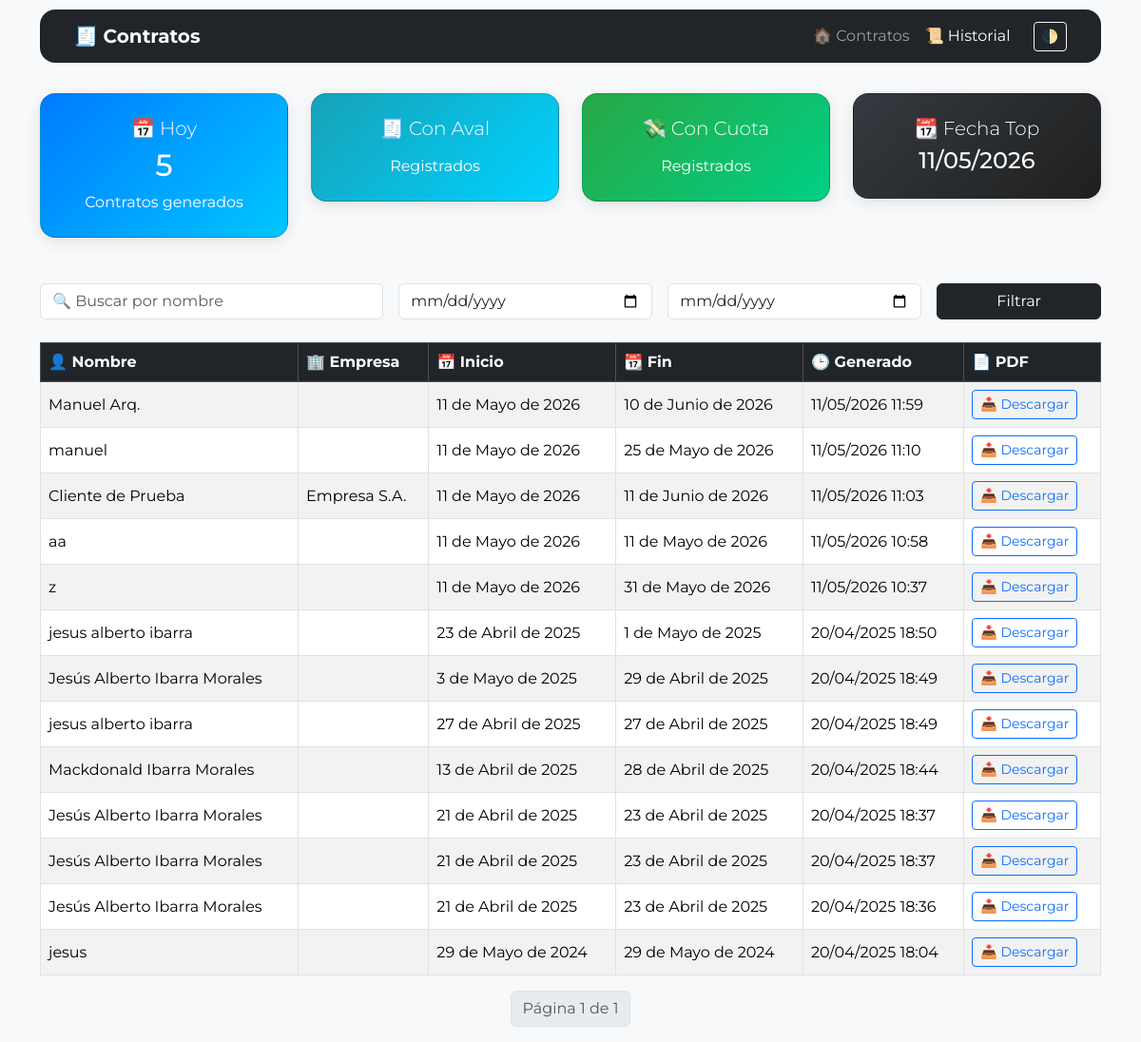
The page /historial/ on the database its author committed.
### generador/models.py (models this page shows, shortened)
class Contrato(models.Model):
    MESES_GARANTIA_CHOICES = [
        (3, '3 meses'),
        (6, '6 meses'),
        (12, '12 meses'),
    ]
    VIGENCIA_CHOICES = [
        (15, '15 días'),
        (30, '30 días'),
    ]
    nombre = models.CharField("Nombre del cliente", max_length=100)
    empresa_cliente = models.CharField("Empresa del cliente", max_length=150, blank=True)
    telefono_cliente = models.CharField("Teléfono del cliente", max_length=40, blank=True)
    email_cliente = models.EmailField("Email del cliente", blank=True)
    direccion_cliente = models.CharField("Dirección del cliente", max_length=200, blank=True)
    descripcion = models.TextField("Descripción del servicio", blank=True)
    fecha_inicio = models.DateField("Fecha de inicio", default=date.today)
    fecha_fin = models.DateField("Fecha de fin")
    dias_entrega = models.PositiveIntegerField("Días de entrega", default=30)
    meses_garantia = models.PositiveIntegerField("Meses de garantía", choices=MESES_GARANTIA_CHOICES, default=6)
    vigencia_dias = models.PositiveIntegerField("Días de vigencia", choices=VIGENCIA_CHOICES, default=30)
    monto_total = models.DecimalField("Monto total del servicio", max_digits=12, decimal_places=2, default=0)
    observaciones = models.TextField("Observaciones", blank=True)
    fecha_creacion = models.DateTimeField(auto_now_add=True)

### generador/views.py (the view)
# urls.py: path('historial/', historial_contratos, name='historial_contratos')
def historial_contratos(request):
    query = request.GET.get('q', '')
    fecha_inicio = request.GET.get('fecha_inicio')
    fecha_fin = request.GET.get('fecha_fin')
    contratos = Contrato.objects.all()
    if query:
        contratos = contratos.filter(
            Q(nombre__icontains=query) | Q(empresa_cliente__icontains=query)
        )
    if fecha_inicio:
        contratos = contratos.filter(fecha_creacion__date__gte=fecha_inicio)
    if fecha_fin:
        contratos = contratos.filter(fecha_creacion__date__lte=fecha_fin)
    paginator = Paginator(contratos.order_by('-fecha_creacion'), 25)
    page_number = request.GET.get('page')
    page_obj = paginator.get_page(page_number)
    hoy = datetime.today().date()
    total_hoy = Contrato.objects.filter(fecha_creacion__date=hoy).count()
    fechas_populares = Contrato.objects.values('fecha_inicio').annotate(total=Count('id')).order_by('-total')[:1]
    return render(request, 'historial.html', {
        'page_obj': page_obj,
        'query': query,
        'fecha_inicio': fecha_inicio,
        'fecha_fin': fecha_fin,
        'total_hoy': total_hoy,
        'fecha_top': fechas_populares[0]['fecha_inicio'] if fechas_populares else None
    })

### generador/templates/historial.html (shortened to what this page needs)
<!DOCTYPE html>
<html lang="es">
<head>
  <link href="https://cdn.jsdelivr.net/npm/bootstrap@5.3.3/dist/css/bootstrap.min.css" rel="stylesheet">
</head>
<body class="bg-light text-dark">
  <div class="container">
    <nav class="navbar navbar-expand-lg navbar-dark bg-dark rounded-4 px-4">
      <div class="container-fluid">
        <a class="navbar-brand fw-bold" href="#">🧾 Contratos</a>
        <div class="collapse navbar-collapse" id="navbarContent">
          <ul class="navbar-nav ms-auto mb-2 mb-lg-0">
            <li class="nav-item">
              <a class="nav-link {% if request.path == '/' %}active{% endif %}" href="/">🏠 Contratos</a>
            </li>
            <li class="nav-item">
              <a class="nav-link {% if request.path == '/historial/' %}active{% endif %}" href="/historial/">📜 Historial</a>
            </li>
          </ul>
          <button class="btn btn-sm btn-outline-light ms-3 toggle-btn" onclick="toggleTheme()">🌓</button>
        </div>
      </div>
    </nav>
    <div class="row g-4 mb-5">
      <div class="col-md-3">
        <div class="card card-dashboard gradient-primary text-white text-center p-4">
          <h5 class="fw-light">📅 Hoy</h5>
          <h2>{{ total_hoy }}</h2>
          <p class="mb-0">Contratos generados</p>
        </div>
      </div>
      <div class="col-md-3">
        <div class="card card-dashboard gradient-info text-white text-center p-4">
          <h5 class="fw-light">🧾 Con Aval</h5>
          <p class="mb-0">Registrados</p>
        </div>
      </div>
      <div class="col-md-3">
        <div class="card card-dashboard gradient-success text-white text-center p-4">
          <h5 class="fw-light">💸 Con Cuota</h5>
          <p class="mb-0">Registrados</p>
        </div>
      </div>
      <div class="col-md-3">
        <div class="card card-dashboard gradient-dark text-white text-center p-4">
          <h5 class="fw-light">📆 Fecha Top</h5>
          <h4 class="mb-0">{{ fecha_top|date:"d/m/Y" }}</h4>
        </div>
      </div>
    </div>
    <form method="get" class="row g-3 mb-4">
      <div class="col-md-4">
        <input type="text" name="q" class="form-control" placeholder="🔍 Buscar por nombre" value="{{ query }}">
      </div>
      <div class="col-md-3">
        <input type="date" name="fecha_inicio" class="form-control" value="{{ fecha_inicio }}">
      </div>
      <div class="col-md-3">
        <input type="date" name="fecha_fin" class="form-control" value="{{ fecha_fin }}">
      </div>
      <div class="col-md-2">
        <button class="btn btn-dark w-100" type="submit">Filtrar</button>
      </div>
    </form>
    <div class="table-responsive">
      <table class="table table-striped table-hover table-bordered align-middle">
        <thead class="table-dark">
          <tr>
            <th>👤 Nombre</th>
            <th>🏢 Empresa</th>
            <th>📅 Inicio</th>
            <th>📆 Fin</th>
            <th>🕒 Generado</th>
            <th>📄 PDF</th>
          </tr>
        </thead>
        <tbody>
          {% for c in page_obj %}
          <tr>
            <td>{{ c.nombre }}</td>
            <td>{{ c.empresa_cliente }}</td>
            <td>{{ c.fecha_inicio }}</td>
            <td>{{ c.fecha_fin }}</td>
            <td>{{ c.fecha_creacion|date:"d/m/Y H:i" }}</td>
            <td><a href="{% url 'descargar_contrato' contrato_id=c.id %}" class="btn btn-outline-primary btn-sm">📥 Descargar</a></td>
          </tr>
          {% empty %}
          <tr>
            <td colspan="6" class="text-center">No hay contratos encontrados.</td>
          </tr>
          {% endfor %}
        </tbody>
      </table>
    </div>
    <nav>
      <ul class="pagination justify-content-center">
        <li class="page-item disabled"><span class="page-link">Página {{ page_obj.number }} de {{ page_obj.paginator.num_pages }}</span></li>
      </ul>
    </nav>
  </div>
</body>
</html>

### generador/templates/historial.html (style rules this page uses)
body { font-family: 'Montserrat', sans-serif; transition: background-color 0.3s, color 0.3s; padding-top: 10px; }
.navbar { border-radius: 1rem; margin-bottom: 2rem; }
.card-dashboard { border-radius: 1rem; box-shadow: 0 4px 15px rgba(0,0,0,0.1); transition: all 0.3s ease-in-out; }
.table th, .table td { vertical-align: middle; }
.gradient-primary { background: linear-gradient(135deg, #007bff, #00c6ff); }
.gradient-success { background: linear-gradient(135deg, #28a745, #00d084); }
.gradient-info { background: linear-gradient(135deg, #17a2b8, #00d2ff); }
.gradient-dark { background: linear-gradient(135deg, #343a40, #1f1f1f); }
.toggle-btn { cursor: pointer; }

### rows shown on the page
Contrato: nombre "Manuel Arq.", fecha_inicio "11 de Mayo de 2026", fecha_fin "10 de Junio de 2026", fecha_creacion "11/05/2026 11:59"
Contrato: nombre "manuel", fecha_inicio "11 de Mayo de 2026", fecha_fin "25 de Mayo de 2026", fecha_creacion "11/05/2026 11:10"
Contrato: nombre "Cliente de Prueba", empresa_cliente "Empresa S.A.", fecha_inicio "11 de Mayo de 2026", fecha_fin "11 de Junio de 2026", fecha_creacion "11/05/2026 11:03"
Contrato: nombre "aa", fecha_inicio "11 de Mayo de 2026", fecha_fin "11 de Mayo de 2026", fecha_creacion "11/05/2026 10:58"
Contrato: nombre "z", fecha_inicio "11 de Mayo de 2026", fecha_fin "31 de Mayo de 2026", fecha_creacion "11/05/2026 10:37"
Contrato: nombre "jesus alberto ibarra", fecha_inicio "23 de Abril de 2025", fecha_fin "1 de Mayo de 2025", fecha_creacion "20/04/2025 18:50"
Contrato: nombre "Jesús Alberto Ibarra Morales", fecha_inicio "3 de Mayo de 2025", fecha_fin "29 de Abril de 2025", fecha_creacion "20/04/2025 18:49"
Contrato: nombre "jesus alberto ibarra", fecha_inicio "27 de Abril de 2025", fecha_fin "27 de Abril de 2025", fecha_creacion "20/04/2025 18:49"
Contrato: nombre "Mackdonald Ibarra Morales", fecha_inicio "13 de Abril de 2025", fecha_fin "28 de Abril de 2025", fecha_creacion "20/04/2025 18:44"
Contrato: nombre "Jesús Alberto Ibarra Morales", fecha_inicio "21 de Abril de 2025", fecha_fin "23 de Abril de 2025", fecha_creacion "20/04/2025 18:37"
Contrato: nombre "Jesús Alberto Ibarra Morales", fecha_inicio "21 de Abril de 2025", fecha_fin "23 de Abril de 2025", fecha_creacion "20/04/2025 18:37"
Contrato: nombre "Jesús Alberto Ibarra Morales", fecha_inicio "21 de Abril de 2025", fecha_fin "23 de Abril de 2025", fecha_creacion "20/04/2025 18:36"
Contrato: nombre "jesus", fecha_inicio "29 de Mayo de 2024", fecha_fin "29 de Mayo de 2024", fecha_creacion "20/04/2025 18:04"

### other values the page prints
{{ total_hoy }} "5"
{{ fecha_top|date:"d/m/Y" }} "11/05/2026"
{{ page_obj.number }} "1"
{{ page_obj.paginator.num_pages }} "1"
